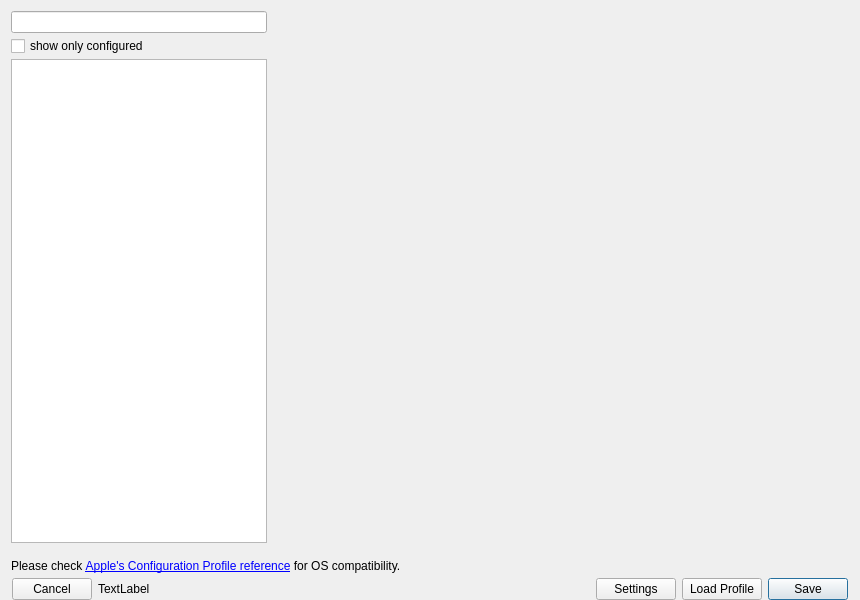
<?xml version="1.0" encoding="UTF-8"?>
<ui version="4.0">
 <class>AppleConfiguratorDlg</class>
 <widget class="QDialog" name="AppleConfiguratorDlg">
  <property name="geometry">
   <rect>
    <x>0</x>
    <y>0</y>
    <width>860</width>
    <height>600</height>
   </rect>
  </property>
  <property name="minimumSize">
   <size>
    <width>860</width>
    <height>600</height>
   </size>
  </property>
  <property name="windowTitle">
   <string>Profile Editor</string>
  </property>
  <property name="styleSheet">
   <string notr="true">*[errorHighlight=&quot;true&quot;] { background-color: &quot;#FFAAAA&quot;;}
QLabel#lTitle { color: &quot;grey&quot;; font-size: 22pt}
QLabel[objectName|=&quot;lTip&quot;] { color: &quot;grey&quot;; font-size: 10pt}
QComboBox { font-size: 10pt }
QComboBox[comboErrorHighlight=&quot;true&quot;]{
color:red;
}
QToolButton[text=&quot;+&quot;],[text=&quot;-&quot;] { max-height: 16; max-width:16 }
</string>
  </property>
  <layout class="QVBoxLayout" name="verticalLayout">
   <property name="spacing">
    <number>0</number>
   </property>
   <property name="leftMargin">
    <number>0</number>
   </property>
   <property name="topMargin">
    <number>0</number>
   </property>
   <property name="rightMargin">
    <number>0</number>
   </property>
   <property name="bottomMargin">
    <number>0</number>
   </property>
   <item>
    <widget class="QWidget" name="mainwidget" native="true">
     <layout class="QHBoxLayout" name="horizontalLayout" stretch="0,0">
      <property name="spacing">
       <number>0</number>
      </property>
      <item>
       <widget class="QWidget" name="leftPane" native="true">
        <property name="sizePolicy">
         <sizepolicy hsizetype="Fixed" vsizetype="Preferred">
          <horstretch>0</horstretch>
          <verstretch>0</verstretch>
         </sizepolicy>
        </property>
        <property name="minimumSize">
         <size>
          <width>256</width>
          <height>0</height>
         </size>
        </property>
        <layout class="QVBoxLayout" name="verticalLayout_2">
         <property name="spacing">
          <number>3</number>
         </property>
         <property name="leftMargin">
          <number>0</number>
         </property>
         <property name="topMargin">
          <number>0</number>
         </property>
         <property name="rightMargin">
          <number>0</number>
         </property>
         <property name="bottomMargin">
          <number>0</number>
         </property>
         <item>
          <widget class="SearchLineEdit" name="searchField"/>
         </item>
         <item>
          <widget class="QWidget" name="widget" native="true">
           <property name="minimumSize">
            <size>
             <width>0</width>
             <height>0</height>
            </size>
           </property>
           <layout class="QGridLayout" name="gridLayout">
            <property name="leftMargin">
             <number>0</number>
            </property>
            <property name="topMargin">
             <number>0</number>
            </property>
            <property name="rightMargin">
             <number>0</number>
            </property>
            <property name="bottomMargin">
             <number>0</number>
            </property>
            <property name="horizontalSpacing">
             <number>0</number>
            </property>
            <item row="0" column="0">
             <widget class="QCheckBox" name="checkBoxShowOnlyConfigured">
              <property name="sizePolicy">
               <sizepolicy hsizetype="Expanding" vsizetype="Fixed">
                <horstretch>0</horstretch>
                <verstretch>0</verstretch>
               </sizepolicy>
              </property>
              <property name="text">
               <string>show only configured</string>
              </property>
             </widget>
            </item>
           </layout>
          </widget>
         </item>
         <item>
          <widget class="QListWidget" name="listPayloads">
           <property name="frameShadow">
            <enum>QFrame::Plain</enum>
           </property>
          </widget>
         </item>
        </layout>
       </widget>
      </item>
      <item>
       <widget class="QStackedWidget" name="stackedWidget">
        <property name="sizePolicy">
         <sizepolicy hsizetype="Expanding" vsizetype="Expanding">
          <horstretch>0</horstretch>
          <verstretch>0</verstretch>
         </sizepolicy>
        </property>
        <property name="minimumSize">
         <size>
          <width>350</width>
          <height>0</height>
         </size>
        </property>
        <property name="currentIndex">
         <number>-1</number>
        </property>
       </widget>
      </item>
     </layout>
    </widget>
   </item>
   <item>
    <widget class="QWidget" name="widget_2" native="true">
     <layout class="QHBoxLayout" name="horizontalLayout_3">
      <property name="topMargin">
       <number>5</number>
      </property>
      <property name="bottomMargin">
       <number>5</number>
      </property>
      <item>
       <widget class="QLabel" name="label">
        <property name="text">
         <string>&lt;html&gt;&lt;head/&gt;&lt;body&gt;&lt;p&gt;Please check &lt;a href=&quot;https://developer.apple.com/library/ios/featuredarticles/iPhoneConfigurationProfileRef/Introduction/Introduction.html#//apple_ref/doc/uid/TP40010206-CH1-SW4&quot;&gt;&lt;span style=&quot; text-decoration: underline; color:#0000ff;&quot;&gt;Apple's Configuration Profile reference&lt;/span&gt;&lt;/a&gt; for OS compatibility.&lt;/p&gt;&lt;/body&gt;&lt;/html&gt;</string>
        </property>
        <property name="openExternalLinks">
         <bool>true</bool>
        </property>
       </widget>
      </item>
     </layout>
    </widget>
   </item>
   <item>
    <layout class="QHBoxLayout" name="horizontalLayout_2">
     <property name="leftMargin">
      <number>12</number>
     </property>
     <property name="rightMargin">
      <number>12</number>
     </property>
     <item>
      <widget class="QPushButton" name="cancelButton">
       <property name="text">
        <string>Cancel</string>
       </property>
      </widget>
     </item>
     <item>
      <widget class="QLabel" name="validationError">
       <property name="text">
        <string>TextLabel</string>
       </property>
      </widget>
     </item>
     <item>
      <spacer name="horizontalSpacer">
       <property name="orientation">
        <enum>Qt::Horizontal</enum>
       </property>
       <property name="sizeHint" stdset="0">
        <size>
         <width>40</width>
         <height>20</height>
        </size>
       </property>
      </spacer>
     </item>
     <item>
      <widget class="QPushButton" name="settings">
       <property name="text">
        <string>Settings</string>
       </property>
      </widget>
     </item>
     <item>
      <widget class="QPushButton" name="loadProfile">
       <property name="text">
        <string>Load Profile</string>
       </property>
      </widget>
     </item>
     <item>
      <widget class="QPushButton" name="saveButton">
       <property name="text">
        <string>Save</string>
       </property>
       <property name="default">
        <bool>true</bool>
       </property>
      </widget>
     </item>
    </layout>
   </item>
  </layout>
 </widget>
 <layoutdefault spacing="6" margin="11"/>
 <customwidgets>
  <customwidget>
   <class>SearchLineEdit</class>
   <extends>QLineEdit</extends>
   <header>FileWaveGuiLib/searchlineedit/searchlineedit.h</header>
  </customwidget>
 </customwidgets>
 <resources/>
 <connections/>
</ui>
